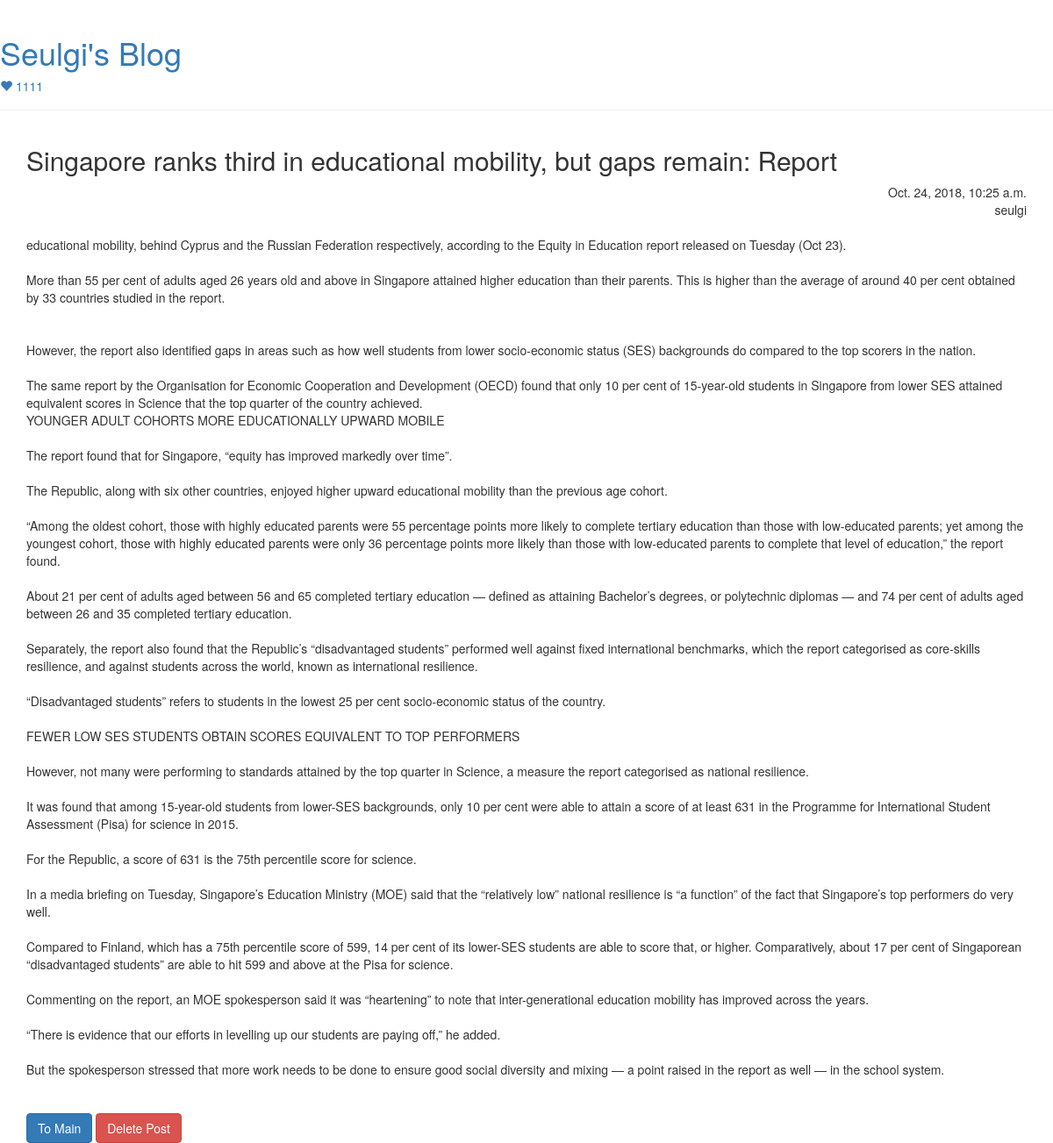
/post/5/ (signed in), run on the app's committed database.
### blog/models.py (models this page shows, shortened)
class Post(models.Model):
    author = models.ForeignKey('auth.User',on_delete=models.CASCADE)
    title  = models.CharField(max_length=200)
    text   = models.TextField()
    created_date = models.DateTimeField(default=timezone.now)
    published_date = models.DateTimeField(blank=True, null=True)

### blog/views.py (the view)
# urls.py: url(r'^post/(?P<pk>[0-9]+)/$', views.post_detail, name='post_detail'),
def post_detail(request,pk):
    post = get_object_or_404(Post, pk=pk)
    return render(request, 'blog/post_detail.html', {'post' : post})

### blog/templates/blog/post_detail.html (shortened to what this page needs)
{% extends 'blog/base.html' %}
{% block content %}
    <div class="container">
                <h2>{{ post.title }}</h2>
                    <span class="published-detail"> {{ post.created_date }}</span><br>
                    <span class="published-detail">{{ post.author }} </span>
                 <br><br>
                <div class="content">{{ post.text|linebreaksbr }}</div>
        <br><br>
        <table>
        <a href="/">
            <button type="button" class="btn btn-primary to-main">To Main</button>
        </a>
        <form action="{% url 'post_delete' pk=post.pk  %}" method="POST">
            <button type="submit" class="btn btn-danger">Delete Post</button>
        </form>
      </table>
    </div>
{% endblock %}

### blog/templates/blog/base.html (shortened to what this page needs)
<html>
  <head>
    <link rel="stylesheet" type="text/css" href="/static/css/blog.css">
     <link rel="stylesheet" href="https://maxcdn.bootstrapcdn.com/bootstrap/3.3.7/css/bootstrap.min.css">
  </head>
  <body>
    <div class="page-header">
      <h1> <a href="{% url 'post_list' %}">Seulgi's Blog</a></h1>
    {% if user.is_active %}
    <h5><a href="{% url 'login' %}"> <span class="glyphicon glyphicon-heart"></span> {{user.username}}</a>
    {% else %}
    <h5><a href="{% url 'login' %}"> <span class="glyphicon glyphicon-user"></span> Login</a>
    <a href="{% url 'admin:index' %}"><span class="glyphicon glyphicon-user"></span> Admin</a>
    {% endif %}
    </div>
    <div class="content container">
      <div class="row">
        <div clas="col-md-8">
        {% block content %}
        {% endblock %}
  </div>
</div>
</div>
  </body>
</html>

### blog/static/css/blog.css (style rules this page uses)
.published-detail { float:right; font-size: 14px; }

### data on the page
Post: title "Singapore ranks third in educational mobility, but gaps remain: Report", created_date "Oct. 24, 2018, 10:25 a.m.", author "seulgi", text "educational mobility, behind Cyprus and the Russian Federation respectively, according to the Equity in Education report released on Tuesday (Oct 23). More than 55 per cent of adults aged 26 years old and above in Singapore attained higher education than their parents. This is higher than the average of around 40 per cent obtained by 33 countries studied in the report. However, the report also identified gaps in areas such as how well students from lower socio-economic status (SES) backgrounds do compared to the top scorers in the nation. The same report by the Organisation for Economic Cooperation and Development (OECD) found that only 10 per cent of 15-year-old students in Singapore from…"

### other printed values
{{ user.username }} "1111"
